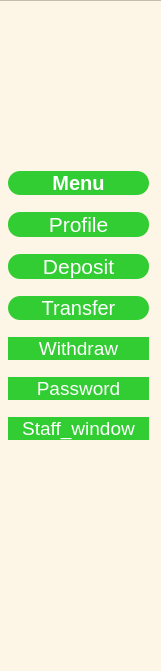
      <widget class="QFrame" name="frame_menu">
       <property name="geometry">
        <rect>
         <x>-1</x>
         <y>0</y>
         <width>161</width>
         <height>671</height>
        </rect>
       </property>
       <property name="styleSheet">
        <string notr="true">QFrame{
background-color: oldlace;
}
.QPushButton{
border-radius: 12px;
background-color: limegreen;
color:white;
}
.QPushButton:hover:pressed{
background-color: white;
color: limegreen;
}</string>
       </property>
       <property name="frameShape">
        <enum>QFrame::StyledPanel</enum>
       </property>
       <property name="frameShadow">
        <enum>QFrame::Raised</enum>
       </property>
       <widget class="QFrame" name="frame_3">
        <property name="geometry">
         <rect>
          <x>-2</x>
          <y>0</y>
          <width>1111</width>
          <height>687</height>
         </rect>
        </property>
        <property name="frameShape">
         <enum>QFrame::StyledPanel</enum>
        </property>
        <property name="frameShadow">
         <enum>QFrame::Raised</enum>
        </property>
        <widget class="QWidget" name="layoutWidget_7">
         <property name="geometry">
          <rect>
           <x>350</x>
           <y>100</y>
           <width>261</width>
           <height>25</height>
          </rect>
         </property>
         <layout class="QHBoxLayout" name="horizontalLayout_28">
          <item>
           <widget class="QLabel" name="label_name_1">
            <property name="text">
             <string>Name: </string>
            </property>
           </widget>
          </item>
          <item>
           <widget class="QLabel" name="label_show_name_2">
            <property name="text">
             <string>+name</string>
            </property>
           </widget>
          </item>
         </layout>
        </widget>
        <widget class="QWidget" name="layoutWidget_8">
         <property name="geometry">
          <rect>
           <x>730</x>
           <y>70</y>
           <width>201</width>
           <height>25</height>
          </rect>
         </property>
         <layout class="QHBoxLayout" name="horizontalLayout_6">
          <item>
           <widget class="QLabel" name="label_balance_2">
            <property name="text">
             <string>Avalilable Balance:</string>
            </property>
           </widget>
          </item>
          <item>
           <widget class="QLabel" name="label_show_balance_2">
            <property name="text">
             <string>+balance</string>
            </property>
           </widget>
          </item>
         </layout>
        </widget>
        <widget class="QWidget" name="layoutWidget_6">
         <property name="geometry">
          <rect>
           <x>340</x>
           <y>200</y>
           <width>262</width>
           <height>33</height>
          </rect>
         </property>
         <layout class="QHBoxLayout" name="horizontalLayout_5">
          <item>
           <widget class="QLabel" name="label_transfer">
            <property name="text">
             <string>Transfer Amount</string>
            </property>
           </widget>
          </item>
          <item>
           <widget class="QLineEdit" name="lineEdit_transfer_amt"/>
          </item>
         </layout>
        </widget>
        <widget class="QWidget" name="layoutWidget_9">
         <property name="geometry">
          <rect>
           <x>350</x>
           <y>300</y>
           <width>283</width>
           <height>25</height>
          </rect>
         </property>
         <layout class="QHBoxLayout" name="horizontalLayout_7">
          <item>
           <widget class="QLabel" name="label_balance_3">
            <property name="text">
             <string>Avalilable Balance (Credit Acc.):</string>
            </property>
           </widget>
          </item>
          <item>
           <widget class="QLabel" name="label_show_balance_3">
            <property name="text">
             <string>+balance</string>
            </property>
           </widget>
          </item>
         </layout>
        </widget>
        <widget class="QPushButton" name="pushButton_transfer">
         <property name="geometry">
          <rect>
           <x>510</x>
           <y>440</y>
           <width>89</width>
           <height>25</height>
          </rect>
         </property>
         <property name="text">
          <string>Transfer</string>
         </property>
        </widget>
        <widget class="QWidget" name="layoutWidget">
         <property name="geometry">
          <rect>
           <x>10</x>
           <y>160</y>
           <width>141</width>
           <height>291</height>
          </rect>
         </property>
         <layout class="QVBoxLayout" name="verticalLayout_6">
          <item>
           <widget class="QPushButton" name="pushButton">
            <property name="font">
             <font>
              <family>helvetica</family>
              <pointsize>15</pointsize>
              <weight>75</weight>
              <bold>true</bold>
             </font>
            </property>
            <property name="cursor">
             <cursorShape>PointingHandCursor</cursorShape>
            </property>
            <property name="text">
             <string>Menu</string>
            </property>
           </widget>
          </item>
          <item>
           <widget class="QPushButton" name="pushButton_profile_3">
            <property name="font">
             <font>
              <family>helvetica</family>
              <pointsize>16</pointsize>
             </font>
            </property>
            <property name="cursor">
             <cursorShape>PointingHandCursor</cursorShape>
            </property>
            <property name="styleSheet">
             <string notr="true">QPushButton{
border-radius: 12px;
background-color: limegreen;
color:white;
}
QPushButton:hover:pressed{
background-color: white;
color: limegreen;
}
</string>
            </property>
            <property name="text">
             <string>Profile</string>
            </property>
           </widget>
          </item>
          <item>
           <widget class="QPushButton" name="pushButton_17">
            <property name="font">
             <font>
              <family>helvetica</family>
              <pointsize>16</pointsize>
             </font>
            </property>
            <property name="cursor">
             <cursorShape>PointingHandCursor</cursorShape>
            </property>
            <property name="text">
             <string>Deposit</string>
            </property>
           </widget>
          </item>
          <item>
           <widget class="QPushButton" name="pushButton_14">
            <property name="font">
             <font>
              <family>helvetica</family>
              <pointsize>15</pointsize>
             </font>
            </property>
            <property name="cursor">
             <cursorShape>PointingHandCursor</cursorShape>
            </property>
            <property name="text">
             <string>Transfer</string>
            </property>
           </widget>
          </item>
          <item>
           <widget class="QPushButton" name="pushButton_16">
            <property name="font">
             <font>
              <family>helvetica</family>
              <pointsize>14</pointsize>
             </font>
            </property>
            <property name="cursor">
             <cursorShape>PointingHandCursor</cursorShape>
            </property>
            <property name="text">
             <string>Withdraw</string>
            </property>
           </widget>
          </item>
          <item>
           <widget class="QPushButton" name="pushButton_15">
            <property name="font">
             <font>
              <family>helvetica</family>
              <pointsize>14</pointsize>
             </font>
            </property>
            <property name="cursor">
             <cursorShape>PointingHandCursor</cursorShape>
            </property>
            <property name="text">
             <string>Password</string>
            </property>
           </widget>
          </item>
          <item>
           <widget class="QPushButton" name="pushButton_staff_win_3">
            <property name="font">
             <font>
              <family>helvetica</family>
              <pointsize>14</pointsize>
             </font>
            </property>
            <property name="cursor">
             <cursorShape>PointingHandCursor</cursorShape>
            </property>
            <property name="text">
             <string>Staff_window</string>
            </property>
           </widget>
          </item>
         </layout>
        </widget>
       </widget>
      </widget>
